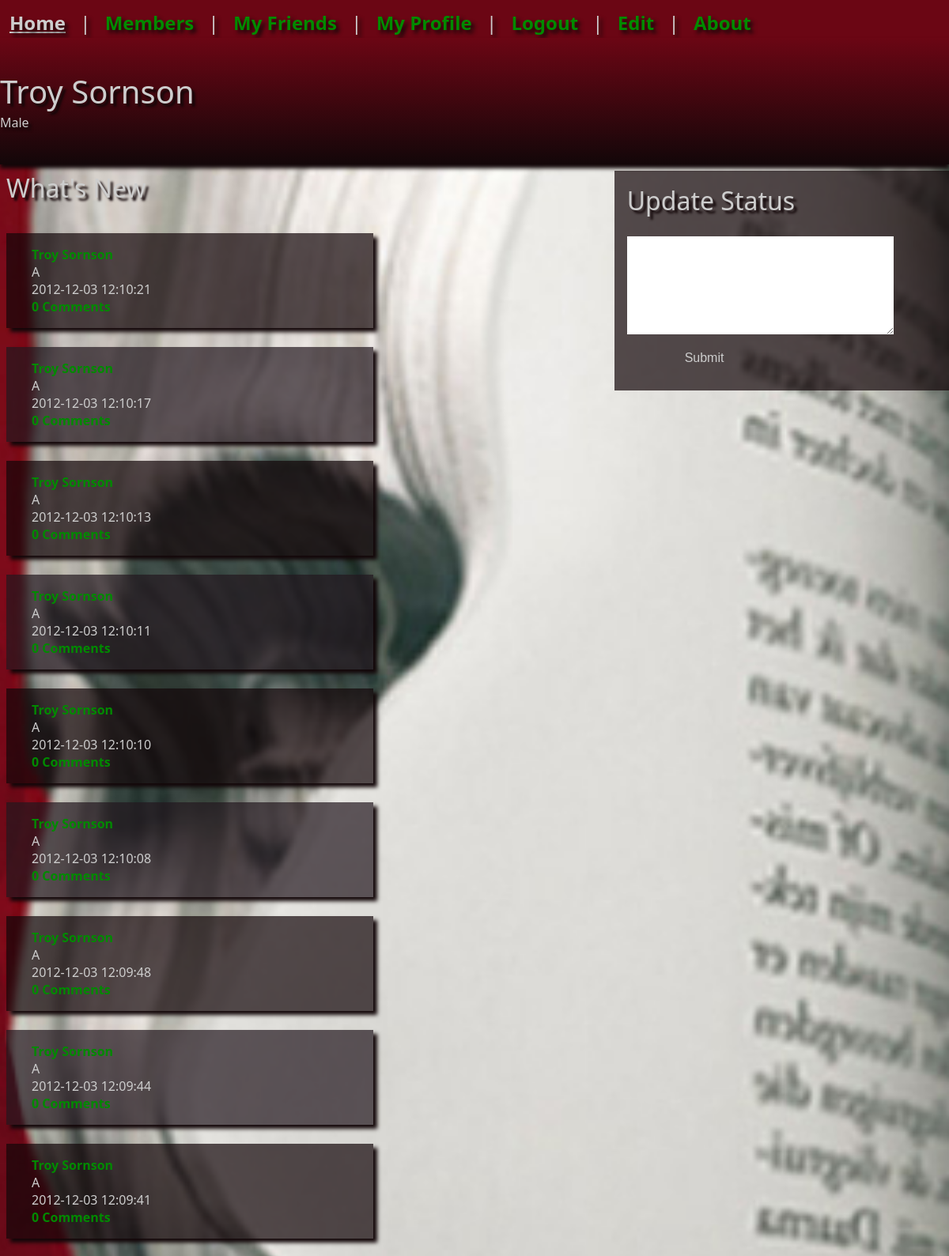
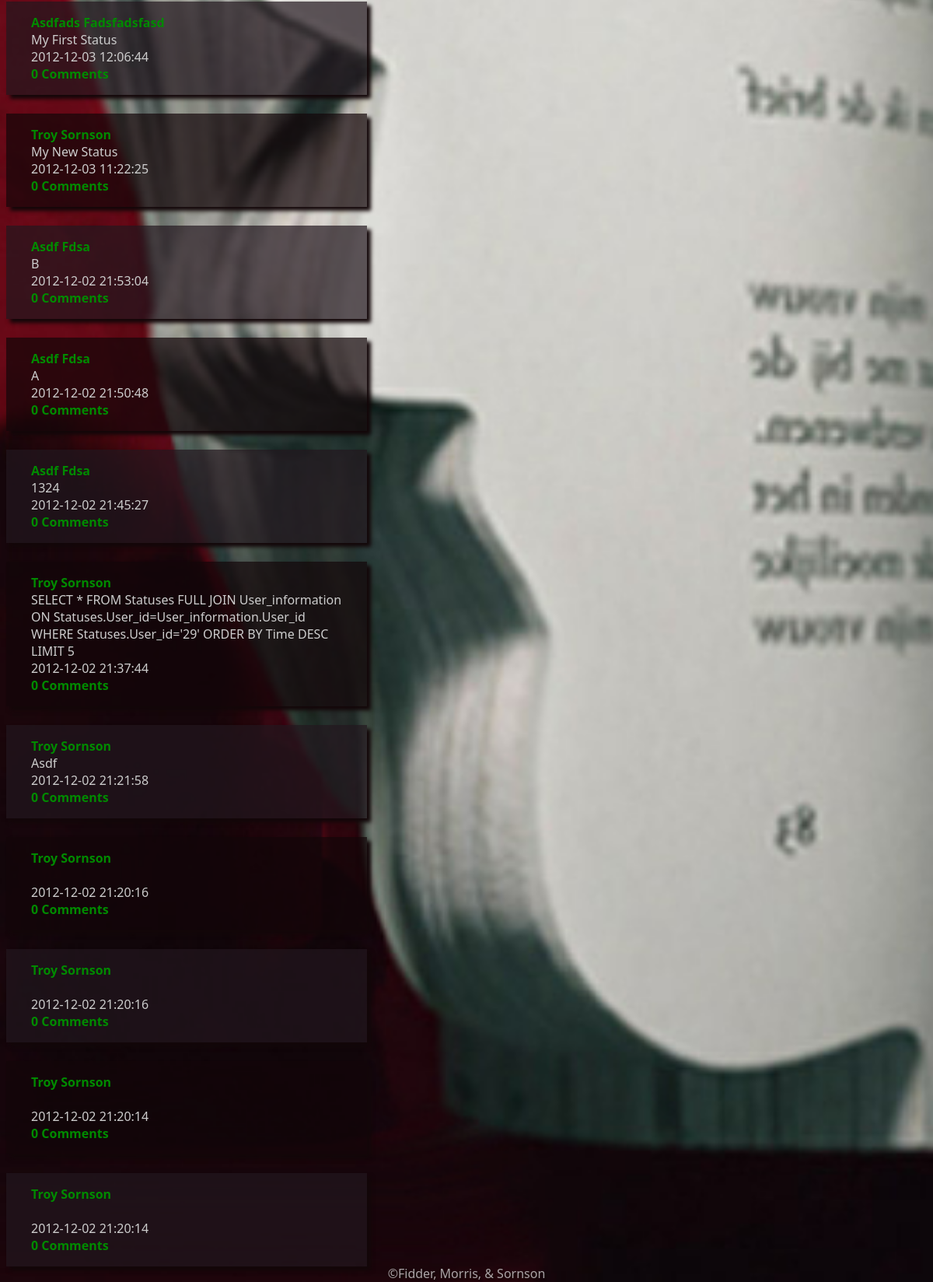
/index.php?profile&id=29 (signed in), run on the app's committed database (2 pictures, top to bottom).
### tables this page shows
CREATE TABLE IF NOT EXISTS `user_information` (
  `user_id` int(11) NOT NULL,
  `first_name` text NOT NULL,
  `last_name` text NOT NULL,
  `gender` text COMMENT 'Optional'
);

CREATE TABLE IF NOT EXISTS `statuses` (
  `status_id` int(11) NOT NULL AUTO_INCREMENT,
  `user_id` int(11) NOT NULL,
  `status` text NOT NULL,
  `time` datetime NOT NULL,
  PRIMARY KEY (`status_id`)
);

### home.inc (the view)
<?
	include_once("./status_box.php");
	$query = "SELECT * FROM statuses INNER JOIN user_information ON statuses.user_id=user_information.user_id ORDER BY time DESC LIMIT 20";
	$result = $db->query($query);
	?>
	<span id="statuses">
	<label class="header">What's New</label><br />
	<?
	for ($i = 0; $i < $result->num_rows; ++$i) {
		$row = $result->fetch_assoc();
		$isOdd = $i % 2 == 1;
		echo "<span id='$i' class='status odd$isOdd'>" ?>
		<a href="./index.php?profile&id=<? echo $row['user_id']; ?>" ref="name"><? echo $row['first_name']." ".$row['last_name']; ?></a><br/>
		<? echo $row['status'];?><br/>
		<? echo $row['time'];?><br/>
		<? $query = "SELECT * FROM comments WHERE status_id='".$row['status_id']."'";
			$comments = $db->query($query);?>
		<a href="./index.php?comments&id=<? echo $row['status_id']; ?>" ref="comments"><?
		$s = "";
		if($comments->num_rows != 1) {
			$s = "s";
		}
		echo $comments->num_rows." Comment$s";?>
		</span></a><br/>
	<? }
?>
	</span>

### index.php (shortened to what this page needs)
<?
	require_once("./db_connect.inc");
?>
<!DOCTYPE HTML>
<html>
	<head>
		<link rel="stylesheet" href="styles/login.css" type="text/css" />
		<link rel="stylesheet" href="styles/header.css" type="text/css" />
		<link rel="stylesheet" href="styles/friends.css" type="text/css" />
		<link rel="stylesheet" href="styles/about.css" type="text/css" />
		<link rel="stylesheet" href="styles/master.css" type="text/css" />
		<link rel="stylesheet" href="styles/edit.css" type="text/css" />
		<link rel="stylesheet" href="styles/home.css" type="text/css" />
		<link rel="stylesheet" href="styles/footer.css" type="text/css" />
		<link rel="stylesheet" href="styles/members.css" type="text/css" />
		<link rel="stylesheet" href="styles/profile.css" type="text/css" />
	</head>
	<body>
	<?
		include_once("./header.php");
		$location = explode('?', $_SERVER['REQUEST_URI'], 2);
		$pos = stripos($location[1],'&');
		if($pos) {
			$location = substr($location[1],0,$pos);
		} else {
			$location = $location[1];
		}
		if ($location == "about") {
			include_once("./about.php");
		}
		else if(!isset($_SESSION['user']) || !isset($_SESSION['user_id'])){
			if($location == "register"){
				include_once("./register.php");
			} else {
				include_once("./login.php");
			}
		}
		else {
			?>
			<div id="content">
				<?
					switch ($location) {
						case 'profile':
							include_once("./profile.php");
							break;
					}
				?>
			</div>
		<? }
	?>
	<?
		include_once("./footer.php");
	?>
	</body>
</html>

### header.php
<div id="header">
	<div id="menu">
		<?
			if(!isset($_SESSION['user']) || !isset($_SESSION['user_id'])) {
		?>
			<a href="./index.php" ref="login">Login</a> |
			<a href="./index.php?about" ref="about">About</a>
		<? }
		else { ?>
		<div id="loggedInMenu" >
			<a href="./index.php" ref="home">Home</a> |
			<a href="./index.php?members" ref="members">Members</a> |
			<a href="./index.php?friends" ref="friends">My Friends</a> |
			<a href="./index.php?profile&id=<? echo $_SESSION['user_id']?>" ref="profile">My Profile</a> |
			<a href="./logout.php" ref="logout">Logout</a> |
			<? if($_REQUEST['id'] == $_SESSION['user_id']) { ?>
				<a href="./index.php?profile&id=<? echo $_REQUEST['id']; ?>&edit=1" ref="edit">Edit</a> |
			<? } ?>
		<a href="./index.php?about" ref="about">About</a>
		</div>
		<? } ?>
	</div>
</div>

### profile.php (shortened to what this page needs)
<?
	$query = "SELECT * FROM user_information WHERE user_id='".$_REQUEST['id']."'";
	$personal = $db->query($query);
	$personal = $personal->fetch_assoc();
	if(isset($_REQUEST['edit']) && $_REQUEST['id'] == $_SESSION['user_id']) { ?>
		<span id="edit">
			Still under development, won't update anything yet.<br/>
			<label class="header">Edit Profile</label>
			<form action="profile.php" method="post" accept-charset="utf-8">
				<label for="email">Email</label><input type="text" name="email" value="<? echo $_SESSION['user']; ?>" id="email"><br/>
				<label for="change">Change Password</label><input type="text" name="change" value="" id="change"><br/>
				<label for="confirm">Confirm</label><input type="text" name="confirm" value="" id="confirm"><br/><br/>
				<label for="First Name">First Name</label><input type="text" name="fname" value="<? echo $personal['first_name']; ?>" id="fname"><br/>
				<label for="Last Name">Last Name</label><input type="text" name="lname" value="<? echo $personal['last_name']; ?>" id="lname"><br/>
				<label for="Gender">Gender</label>
				<input type="radio" name="gender" value="Male" <? if($personal['gender'] == "Male") echo "checked"; ?>>Male
				<input type="radio" name="gender" value="Female" <? if($personal['gender'] == "Female") echo "checked"; ?>>Female
				<input type="hidden" name="update" value="<? echo $_SESSION['user_id']; ?>">
				<br/>
				<input type="submit" value="Submit Changes">
			</form>
		</span>
	<? } else { ?>
		<div id="buffer"></div>
		<div id="personal"><label id="name">
			<? echo $personal['first_name']; ?> <? echo $personal['last_name']; ?><br/></label>
			<? if(isset($personal['gender'])) echo $personal['gender']."<br/>"; ?>
		</div>
		<?	include_once("home.inc");
		} ?>

### status_box.php (shortened to what this page needs)
<div id="status_update">
	<form action="status_box.php" method="post" accept-charset="utf-8">
	<label class="header">Update Status</label><br/>
		<textarea id="status_update" name="status_update" rows="8" cols="40"></textarea>
	<input id="submitStatus" type="submit" value="Submit">
	</form>
</div>

### footer.php
<div id="footer">
	&copy;Fidder, Morris, &amp; Sornson
</div>

### styles/login.css (style rules this page uses)
body { background: url('../images/BookFace2.jpg') no-repeat center center fixed; background-size: cover; color: #cdcdcd; }
input { font-size: 1em; width: 50%; }

### styles/header.css (style rules this page uses)
div#menu { font-size: 1.5em; text-shadow: 5px 5px 10px #130709; }
div#menu a { -webkit-transition: color 1s; -o-transition: color 1s; -moz-transition: color 1s; transition: color 1s; padding: .5em; }
div#loggedInMenu { position: fixed; left: 0; top: 0; width: 100%; background-color: #6B0614; text-shadow: 4px 4px 5px #130709; box-shadow: 5px 5px 10px #130709; padding: .5em 0; z-index: 4001; }

### styles/master.css (style rules this page uses)
body { text-transform: capitalize; font-family: "Segoe UI", Arial, Sans-Serif; }
a:link, a:visited { text-decoration: none; font-weight: bold; color: #008A00; }

### styles/home.css (style rules this page uses)
div#status_update { position: fixed; margin-top: 5em; background-color: rgba(19,7,9,.7); right: 0; display: inline-block; color: #cdcdcd; padding: 1em; z-index: 0; }
div#status_update * { border: none; outline: none; }
span#statuses { display: inline-block; margin-top: 5em; }
span.status { display: inline-block; word-wrap: break-word; width: 25em; margin: .75em 0; padding: 1em 2em; box-shadow: 5px 5px 5px #130709; }
span.status.odd { background-color: rgba(19,07,09,.7); }
span.status.odd1 { background-color: rgba(35,24,30,.7); }
label.header { font-size: 2em; display: inline-block; padding-bottom: .75em; color: #cdcdcd; }
textarea#status_update { max-width: 25em; }
input#submitStatus { color: #cdcdcd; padding: 1em 0; background-color: rgba(19,7,9,.0); -webkit-transition: background-color 1s ease; -moz-transition: background-color 1s ease; -o-transition: background-color 1s ease; transition: background-color 1s ease; }

### styles/footer.css (style rules this page uses)
div#footer { position: fixed; bottom: 0; left: 0; text-align: center; width: 100%; opacity: .8; text-shadow: 2px 2px 2px #130709; }

### styles/profile.css (style rules this page uses)
div#personal { padding-top: 6em; }
label.header { text-shadow: 4px 4px 3px #130709; }
div#buffer { height: 8em; }
div#personal { background-color: #6B0614; background: -webkit-linear-gradient(top, #6B0614, #130709); background: -moz-linear-gradient(top, #6B0614, #130709); background: -o-linear-gradient(top, #6B0614, #130709); background: linear-gradient(top, #6B0614, #130709); position: fixed; left: 0; top: 3em; width: 100%; height: 4em; z-index: 9042; box-shadow: 0 5px 5px #130709; text-shadow: 4px 4px 3px #130709; }
label#name { position: absolute; top: 1em; left: 0; font-size: 30pt; }

### data on the page
user_information: first_name "Troy", last_name "Sornson", gender "Male"
statuses: user_information.first_name "Troy", user_information.last_name "Sornson", status "A", time "2012-12-03 12:10:21", num_rows "0", s "S"
statuses: user_information.first_name "Troy", status "A", time "2012-12-03 12:10:17", num_rows "0"
statuses: user_information.first_name "Troy", user_information.last_name "Sornson", status "A", time "2012-12-03 12:10:13", num_rows "0", s "S"
statuses: user_information.first_name "Troy", user_information.last_name "Sornson", status "A", time "2012-12-03 12:10:11", num_rows "0", s "S"
statuses: user_information.first_name "Troy", user_information.last_name "Sornson", status "A", time "2012-12-03 12:10:10", num_rows "0", s "S"
statuses: user_information.first_name "Troy", user_information.last_name "Sornson", status "A", time "2012-12-03 12:10:08", num_rows "0", s "S"
statuses: user_information.first_name "Troy", user_information.last_name "Sornson", status "A", time "2012-12-03 12:09:48"
statuses: user_information.first_name "Troy", user_information.last_name "Sornson", status "A", time "2012-12-03 12:09:44"
statuses: user_information.first_name "Troy", user_information.last_name "Sornson", status "A", time "2012-12-03 12:09:41", num_rows "0", s "S"
statuses: user_information.first_name "Asdfads", user_information.last_name "Fadsfadsfasd", status "My First Status", time "2012-12-03 12:06:44", num_rows "0", s "S"
statuses: user_information.first_name "Troy", user_information.last_name "Sornson", status "My New Status", time "2012-12-03 11:22:25", num_rows "0", s "S"
statuses: user_information.first_name "Asdf", user_information.last_name "Fdsa", status "B", time "2012-12-02 21:53:04", num_rows "0", s "S"
statuses: user_information.first_name "Asdf", user_information.last_name "Fdsa", status "A", time "2012-12-02 21:50:48", num_rows "0", s "S"
statuses: user_information.first_name "Asdf", user_information.last_name "Fdsa", status "1324", time "2012-12-02 21:45:27", num_rows "0", s "S"
statuses: user_information.first_name "Troy", user_information.last_name "Sornson", status "SELECT * FROM Statuses FULL JOIN User_information ON Statuses.user_id=user_information.user_id WHERE Statuses.user_id='29' ORDER BY Time DESC LIMIT 5", time "2012-12-02 21:37:44", num_rows "0", s "S"
statuses: user_information.first_name "Troy", user_information.last_name "Sornson", status "Asdf", time "2012-12-02 21:21:58", num_rows "0", s "S"
statuses: user_information.first_name "Troy", user_information.last_name "Sornson", time "2012-12-02 21:20:16", num_rows "0", s "S"
statuses: user_information.first_name "Troy", user_information.last_name "Sornson", time "2012-12-02 21:20:16", num_rows "0", s "S"
statuses: user_information.first_name "Troy", user_information.last_name "Sornson", time "2012-12-02 21:20:14", num_rows "0", s "S"
statuses: user_information.first_name "Troy", user_information.last_name "Sornson", time "2012-12-02 21:20:14", num_rows "0", s "S"
